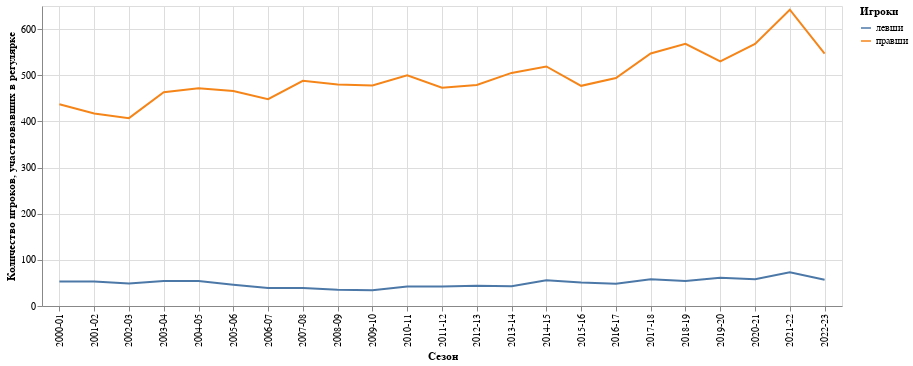

Write notebook code for a chart like this one.
### Code cell
color_labels = {'l': 'левши', 'r': 'правши'}
cnt_by_season['hand_text'] = cnt_by_season.hand.map(color_labels)
chart = alt.Chart(cnt_by_season).mark_line().encode(
    x=alt.X('SEASON_ID:N', title='Сезон',
                         axis=alt.Axis(grid=True)),
    y=alt.Y('cnt', title='Количество игроков, участвовавших в регулярке'),
    color=alt.Color('hand_text', title='Игроки')
).properties(
    width=800,
    height=300
)
chart

### Figure 1 — Vega-Lite specification as saved in the notebook (floating-point values rounded to 4 significant figures)
{"config": {"view": {"continuousWidth": 300, "continuousHeight": 300}}, "data": {"name": "data-c0148932a0455523cb2ace2148cd8f57"}, "mark": {"type": "line"}, "encoding": {"color": {"field": "hand_text", "title": "Игроки", "type": "nominal"}, "x": {"axis": {"grid": true}, "field": "SEASON_ID", "title": "Сезон", "type": "nominal"}, "y": {"field": "cnt", "title": "Количество игроков, участвовавших в регулярке", "type": "quantitative"}}, "height": 300, "width": 800, "$schema": "https://vega.github.io/schema/vega-lite/v5.8.0.json", "datasets": {"data-c0148932a0455523cb2ace2148cd8f57": [{"SEASON_ID": "2000-01", "hand": "r", "cnt": 437, "hand_text": "правши"}, {"SEASON_ID": "2000-01", "hand": "l", "cnt": 53, "hand_text": "левши"}, {"SEASON_ID": "2001-02", "hand": "r", "cnt": 417, "hand_text": "правши"}, {"SEASON_ID": "2001-02", "hand": "l", "cnt": 53, "hand_text": "левши"}, {"SEASON_ID": "2002-03", "hand": "r", "cnt": 407, "hand_text": "правши"}, {"SEASON_ID": "2002-03", "hand": "l", "cnt": 49, "hand_text": "левши"}, {"SEASON_ID": "2003-04", "hand": "r", "cnt": 463, "hand_text": "правши"}, {"SEASON_ID": "2003-04", "hand": "l", "cnt": 54, "hand_text": "левши"}, {"SEASON_ID": "2004-05", "hand": "r", "cnt": 472, "hand_text": "правши"}, {"SEASON_ID": "2004-05", "hand": "l", "cnt": 54, "hand_text": "левши"}, {"SEASON_ID": "2005-06", "hand": "r", "cnt": 466, "hand_text": "правши"}, {"SEASON_ID": "2005-06", "hand": "l", "cnt": 46, "hand_text": "левши"}, {"SEASON_ID": "2006-07", "hand": "r", "cnt": 448, "hand_text": "правши"}, {"SEASON_ID": "2006-07", "hand": "l", "cnt": 39, "hand_text": "левши"}, {"SEASON_ID": "2007-08", "hand": "r", "cnt": 488, "hand_text": "правши"}, {"SEASON_ID": "2007-08", "hand": "l", "cnt": 39, "hand_text": "левши"}, {"SEASON_ID": "2008-09", "hand": "r", "cnt": 480, "hand_text": "правши"}, {"SEASON_ID": "2008-09", "hand": "l", "cnt": 35, "hand_text": "левши"}, {"SEASON_ID": "2009-10", "hand": "r", "cnt": 478, "hand_text": "правши"}, {"SEASON_ID": "2009-10", "hand": "l", "cnt": 34, "hand_text": "левши"}, {"SEASON_ID": "2010-11", "hand": "r", "cnt": 500, "hand_text": "правши"}, {"SEASON_ID": "2010-11", "hand": "l", "cnt": 42, "hand_text": "левши"}, {"SEASON_ID": "2011-12", "hand": "r", "cnt": 473, "hand_text": "правши"}, {"SEASON_ID": "2011-12", "hand": "l", "cnt": 42, "hand_text": "левши"}, {"SEASON_ID": "2012-13", "hand": "r", "cnt": 479, "hand_text": "правши"}, {"SEASON_ID": "2012-13", "hand": "l", "cnt": 44, "hand_text": "левши"}, {"SEASON_ID": "2013-14", "hand": "r", "cnt": 505, "hand_text": "правши"}, {"SEASON_ID": "2013-14", "hand": "l", "cnt": 43, "hand_text": "левши"}, {"SEASON_ID": "2014-15", "hand": "r", "cnt": 519, "hand_text": "правши"}, {"SEASON_ID": "2014-15", "hand": "l", "cnt": 56, "hand_text": "левши"}, {"SEASON_ID": "2015-16", "hand": "r", "cnt": 477, "hand_text": "правши"}, {"SEASON_ID": "2015-16", "hand": "l", "cnt": 51, "hand_text": "левши"}, {"SEASON_ID": "2016-17", "hand": "r", "cnt": 494, "hand_text": "правши"}, {"SEASON_ID": "2016-17", "hand": "l", "cnt": 48, "hand_text": "левши"}, {"SEASON_ID": "2017-18", "hand": "r", "cnt": 547, "hand_text": "правши"}, {"SEASON_ID": "2017-18", "hand": "l", "cnt": 58, "hand_text": "левши"}, {"SEASON_ID": "2018-19", "hand": "r", "cnt": 568, "hand_text": "правши"}, {"SEASON_ID": "2018-19", "hand": "l", "cnt": 54, "hand_text": "левши"}, {"SEASON_ID": "2019-20", "hand": "r", "cnt": 530, "hand_text": "правши"}, {"SEASON_ID": "2019-20", "hand": "l", "cnt": 61, "hand_text": "левши"}, {"SEASON_ID": "2020-21", "hand": "r", "cnt": 568, "hand_text": "правши"}, {"SEASON_ID": "2020-21", "hand": "l", "cnt": 58, "hand_text": "левши"}, {"SEASON_ID": "2021-22", "hand": "r", "cnt": 642, "hand_text": "правши"}, {"SEASON_ID": "2021-22", "hand": "l", "cnt": 73, "hand_text": "левши"}, {"SEASON_ID": "2022-23", "hand": "r", "cnt": 547, "hand_text": "правши"}, {"SEASON_ID": "2022-23", "hand": "l", "cnt": 57, "hand_text": "левши"}]}}
